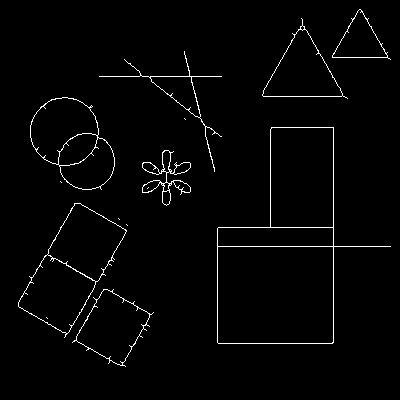
#> input picture test_skeleton.bmp, 400 x 400 px; its folder holds only this picture in this run
$ python main.py test_skeleton.bmp
#> lines starting #> are read from the running program, lines starting #| are printed output that depends on the picture; after the words box and inside, x2 and y2 are one past the last pixel; in counts of white or black regions, pixels touching at a corner belong together
### image_processing.py
import cv2
import numpy as np


def load_and_binarize(
    path: str,
    threshold: int | None = None,
) -> tuple[np.ndarray, tuple[int, int]]:
    """Load an image and binarize it to pure black-and-white.

    Args:
        path: Path to the input image.
        threshold: Manual threshold value 0-255. If None, Otsu's method is used.

    Returns:
        Tuple of (binary_image, (height, width)) where binary_image is a uint8
        ndarray with values in {0, 255}, and white pixels represent foreground
        features (lines/edges) to be traced.

    Raises:
        FileNotFoundError: If the image cannot be loaded.
        ValueError: If the image is blank after binarization.
    """
#> called with path = 'test_skeleton.bmp'
    gray = cv2.imread(path, cv2.IMREAD_GRAYSCALE)
#> gray: shape (400, 400); 2% white in thin lines or dots, all inside (x1, y1, x2, y2) = (18, 9, 391, 367)
    if gray is None:
        raise FileNotFoundError(f"Could not load image: {path!r}")

    height, width = gray.shape

    if threshold is None:
        flags = cv2.THRESH_BINARY + cv2.THRESH_OTSU
        thresh_val = 0
    else:
        flags = cv2.THRESH_BINARY
        thresh_val = int(threshold)

    _, binary = cv2.threshold(gray, thresh_val, 255, flags)

    # Orientation heuristic: findContours expects features as white on black.
    # If the image has more white than black (typical light-background line art),
    # the features (lines) are dark — invert so they become white.
    white_pixels = int(np.count_nonzero(binary))
#> white_pixels = 3160
    total_pixels = binary.size
    if white_pixels > total_pixels // 2:
        binary = cv2.bitwise_not(binary)

    if np.count_nonzero(binary) == 0:
        raise ValueError(
            "Image appears to be blank after binarization. "
            "Try adjusting --threshold or check the input image."
        )

    # Remove isolated singular pixels (no 8-connected neighbors) — pure noise.
    fg = (binary > 0).astype(np.uint8)
    padded = np.pad(fg, 1, constant_values=0)
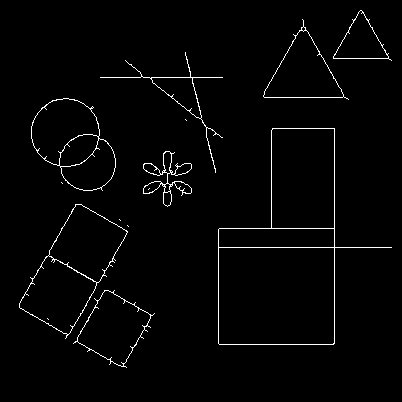
#> padded: shape (402, 402); values 0 (black) and 1 (white), 2% white in thin lines or dots, all inside (x1, y1, x2, y2) = (19, 10, 392, 368)
    neighbor_sum = (
        padded[0:-2, 0:-2] + padded[0:-2, 1:-1] + padded[0:-2, 2:] +
        padded[1:-1, 0:-2]                        + padded[1:-1, 2:] +
        padded[2:,   0:-2] + padded[2:,   1:-1]   + padded[2:,   2:]
    )
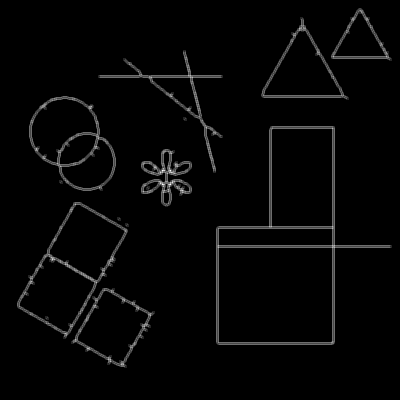
#> neighbor_sum: shape (400, 400); min 0, max 7, mean 0.158; drawn with min black and max white
    binary[fg.astype(bool) & (neighbor_sum == 0)] = 0

    return binary, (height, width)


# ---------------------------------------------------------------------------
# Skeletonization (centerline extraction)
# ---------------------------------------------------------------------------

# [139 lines left out: functions _zhang_suen_thin, skeleton_paths, not called in this run]

### pipeline.py
"""Core tracing pipeline shared by CLI (main.py) and web server (server.py)."""

import warnings

import cv2

from image_processing import load_and_binarize, _zhang_suen_thin
from contour_tracer import find_contours_with_budget, find_contours_rdp, find_skeleton_paths, find_arch_paths
from bezier import contours_to_svg_paths
from svg_writer import build_svg


def _count_arc_savings(
    contours: list,
    arc_tolerance: float,
    arc_min_points: int = 4,
    arc_min_radius: float = 3.0,
) -> int:
    """Count VW points consumed by arc segments that are freed by SVG A commands."""
    from arc_detector import segment_contour

    freed = 0
    for contour in contours:
        if len(contour) < arc_min_points:
            continue
        segs = segment_contour(
            contour,
            tolerance=arc_tolerance,
            min_arc_points=arc_min_points,
            min_radius=arc_min_radius,
        )
        for seg in segs:
            if seg[0] == "arc":
                freed += max(0, len(seg[1]) - 1)
    return freed


def trace(
    image_path: str,
    max_points: int = 500,
    threshold: int | None = None,
    min_contour_area: float = 10.0,
    stroke_width: float = 2.0,
    tension: float = 0.5,
    contour_smooth: float = 1.5,
    straight_threshold: float = 1.0,
    arc_tolerance: float | None = 1.5,
    min_vw_points: int = 0,
    simplify: str = "vw",
    skeletonize: bool | None = None,
    thick_threshold: int | None = None,
    testing_prefix: str | None = None,
    eps_min: float = 0.0,
) -> tuple[str, dict]:
    """Run the full tracing pipeline.

    Args:
        simplify: "vw" (Visvalingam-Whyatt + Catmull-Rom, default),
                  "rdp" (Ramer-Douglas-Peucker + straight lines), or
                  "arch" (Architectural Plan: geometry-based two-pass —
                  skeletonize once, classify paths by straightness, encode
                  straight paths as 2-point lines, spend remaining budget on
                  curved/detail paths with RDP).
        skeletonize: If True, extract skeleton centerlines instead of perimeter
                  contours (eliminates "webbing" at thick-line intersections).
                  None (default) = auto: True for rdp, False for vw. Ignored
                  for arch mode.
        thick_threshold: Unused in the current arch mode (kept for API compat).

    Returns:
        (svg_string, stats_dict)

    Raises:
        FileNotFoundError: Image not found or unreadable.
        ValueError: Image is blank after binarization.
    """
    if simplify not in ("vw", "rdp", "arch"):
        raise ValueError(f"simplify must be 'vw', 'rdp', or 'arch', got {simplify!r}")

    binary, (height, width) = load_and_binarize(image_path, threshold=threshold)
#> height = 400; width = 400
#> (the rest of the program and of its run is left out)
